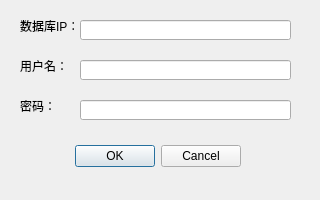
<?xml version="1.0" encoding="UTF-8"?>
<ui version="4.0">
 <class>Dialog</class>
 <widget class="QDialog" name="Dialog">
  <property name="geometry">
   <rect>
    <x>0</x>
    <y>0</y>
    <width>320</width>
    <height>200</height>
   </rect>
  </property>
  <property name="sizePolicy">
   <sizepolicy hsizetype="Fixed" vsizetype="Fixed">
    <horstretch>0</horstretch>
    <verstretch>0</verstretch>
   </sizepolicy>
  </property>
  <property name="windowTitle">
   <string>新增数据库连接</string>
  </property>
  <widget class="QDialogButtonBox" name="buttonBox">
   <property name="geometry">
    <rect>
     <x>-380</x>
     <y>140</y>
     <width>621</width>
     <height>32</height>
    </rect>
   </property>
   <property name="orientation">
    <enum>Qt::Horizontal</enum>
   </property>
   <property name="standardButtons">
    <set>QDialogButtonBox::Cancel|QDialogButtonBox::Ok</set>
   </property>
  </widget>
  <widget class="QLabel" name="label">
   <property name="geometry">
    <rect>
     <x>20</x>
     <y>20</y>
     <width>54</width>
     <height>12</height>
    </rect>
   </property>
   <property name="text">
    <string>数据库IP：</string>
   </property>
  </widget>
  <widget class="QLabel" name="label_2">
   <property name="geometry">
    <rect>
     <x>20</x>
     <y>60</y>
     <width>54</width>
     <height>12</height>
    </rect>
   </property>
   <property name="text">
    <string>用户名：</string>
   </property>
  </widget>
  <widget class="QLabel" name="label_3">
   <property name="geometry">
    <rect>
     <x>20</x>
     <y>100</y>
     <width>54</width>
     <height>12</height>
    </rect>
   </property>
   <property name="text">
    <string>密码：</string>
   </property>
  </widget>
  <widget class="QLineEdit" name="lineEdit">
   <property name="geometry">
    <rect>
     <x>80</x>
     <y>20</y>
     <width>211</width>
     <height>20</height>
    </rect>
   </property>
  </widget>
  <widget class="QLineEdit" name="lineEdit_2">
   <property name="geometry">
    <rect>
     <x>80</x>
     <y>60</y>
     <width>211</width>
     <height>20</height>
    </rect>
   </property>
  </widget>
  <widget class="QLineEdit" name="lineEdit_3">
   <property name="geometry">
    <rect>
     <x>80</x>
     <y>100</y>
     <width>211</width>
     <height>20</height>
    </rect>
   </property>
  </widget>
 </widget>
 <resources/>
 <connections>
  <connection>
   <sender>buttonBox</sender>
   <signal>accepted()</signal>
   <receiver>Dialog</receiver>
   <slot>accept()</slot>
   <hints>
    <hint type="sourcelabel">
     <x>248</x>
     <y>254</y>
    </hint>
    <hint type="destinationlabel">
     <x>157</x>
     <y>274</y>
    </hint>
   </hints>
  </connection>
  <connection>
   <sender>buttonBox</sender>
   <signal>rejected()</signal>
   <receiver>Dialog</receiver>
   <slot>reject()</slot>
   <hints>
    <hint type="sourcelabel">
     <x>316</x>
     <y>260</y>
    </hint>
    <hint type="destinationlabel">
     <x>286</x>
     <y>274</y>
    </hint>
   </hints>
  </connection>
 </connections>
</ui>
